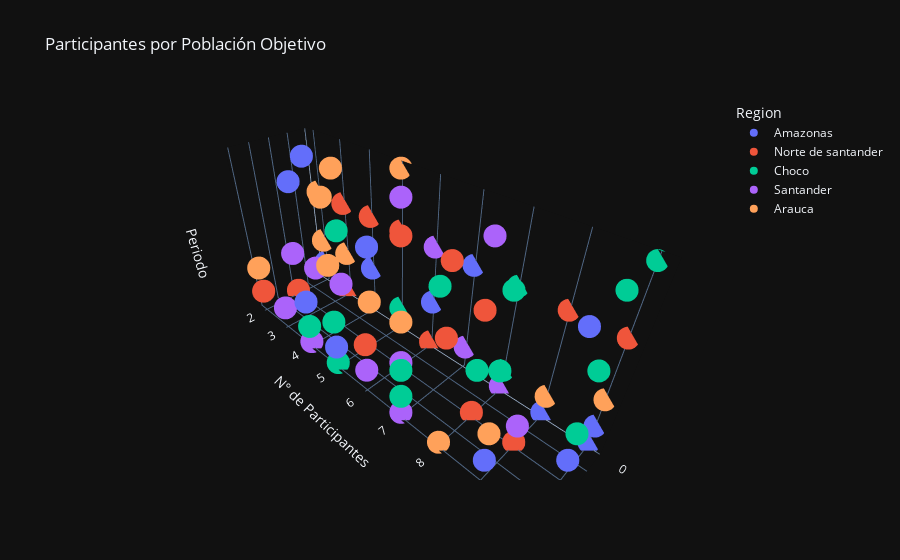

The notebook cell saved with this chart:
### Code cell
fig = px.scatter_3d(data,
                    x='Poblacion_objetivo',
                    y='Participantes',
                    z='Periodo',  # o cualquier otra columna numérica o codificada
                    color='Region',
                    hover_name='PoblacionObjetivo',
                    title='Participantes por Población Objetivo',
                    labels={'Participantes': 'N° de Participantes'},
                    template='plotly_dark')
fig.show()

fig.write_html("grafico3d.html")
